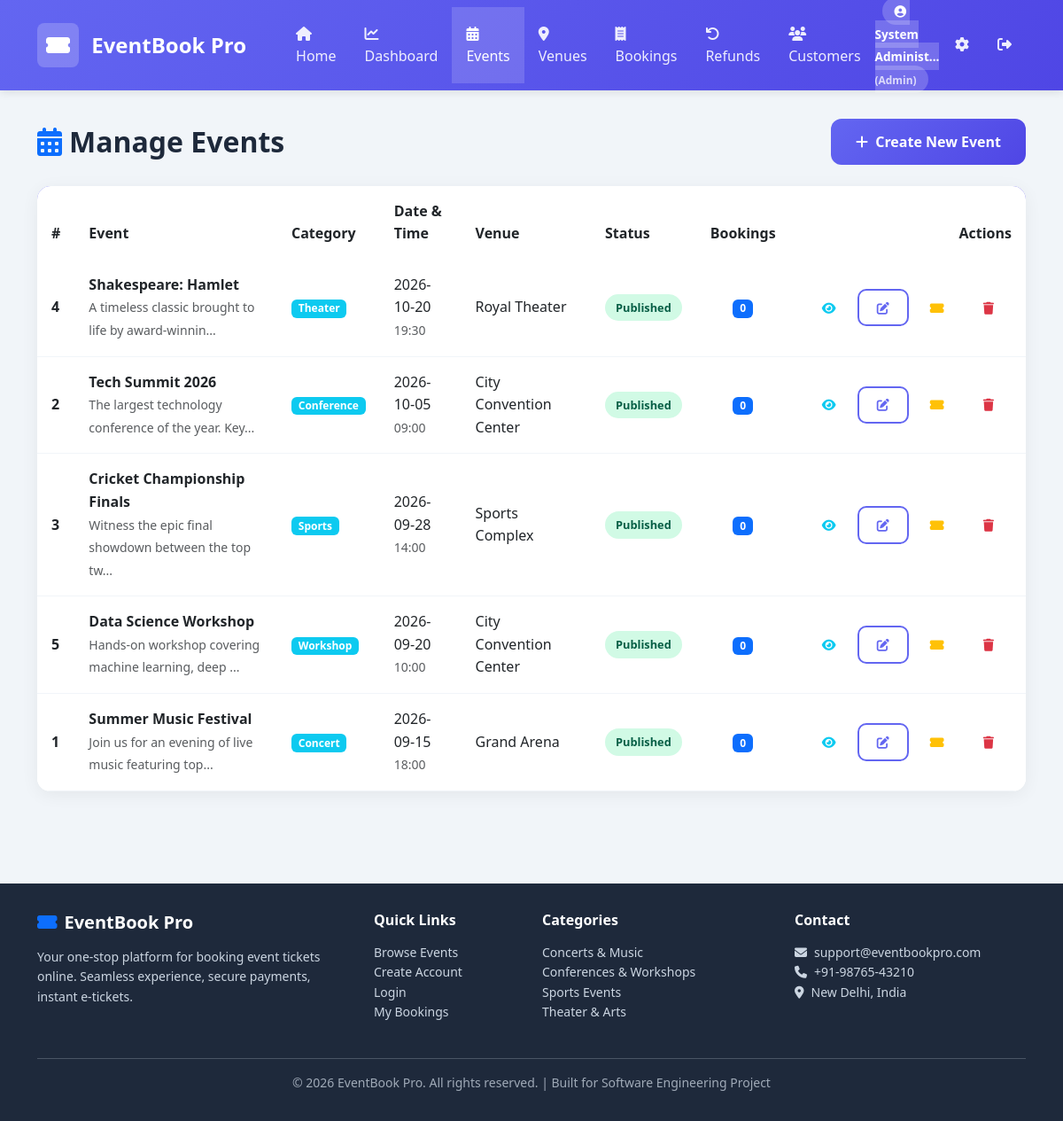
Page /admin/events (signed in) on the committed database.
### tables this page shows
CREATE TABLE CUSTOMER (
    customer_id INTEGER PRIMARY KEY AUTOINCREMENT,
    full_name TEXT NOT NULL,
    email TEXT NOT NULL UNIQUE,
    phone TEXT,
    password_hash TEXT NOT NULL,
    address TEXT DEFAULT '',
    user_role TEXT NOT NULL DEFAULT 'Customer',
    created_at DATETIME DEFAULT CURRENT_TIMESTAMP,
    CONSTRAINT CHK_USER_ROLE CHECK (user_role IN ('Customer','Admin'))
);

CREATE TABLE EVENT (
    event_id INTEGER PRIMARY KEY AUTOINCREMENT,
    event_name TEXT NOT NULL,
    event_date DATE NOT NULL,
    event_time TIME NOT NULL,
    description TEXT DEFAULT '',
    category TEXT NOT NULL DEFAULT 'Other',
    event_status TEXT NOT NULL DEFAULT 'Draft',
    banner_image TEXT DEFAULT '',
    venue_id INTEGER NOT NULL,
    created_at DATETIME DEFAULT CURRENT_TIMESTAMP,
    CONSTRAINT CHK_EVENT_STATUS CHECK (event_status IN ('Draft','Published','Sold Out','Completed','Cancelled')),
    CONSTRAINT CHK_EVENT_CATEGORY CHECK (category IN ('Concert','Conference','Sports','Theater','Workshop','Other')),
    CONSTRAINT FK_EVENT_VENUE FOREIGN KEY (venue_id) REFERENCES VENUE(venue_id) ON DELETE RESTRICT ON UPDATE CASCADE
);

CREATE TABLE VENUE (
    venue_id INTEGER PRIMARY KEY AUTOINCREMENT,
    venue_name TEXT NOT NULL,
    address TEXT NOT NULL,
    total_capacity INTEGER NOT NULL CHECK (total_capacity > 0),
    amenities TEXT DEFAULT '',
    created_at DATETIME DEFAULT CURRENT_TIMESTAMP,
    CONSTRAINT CHK_VENUE_CAPACITY CHECK (total_capacity > 0)
);

### app.py (the view)
@app.route('/admin/events')
@admin_required
def admin_events():
    events = query_db(
        'SELECT e.*, v.venue_name, (SELECT COUNT(*) FROM BOOKING b WHERE b.event_id=e.event_id AND b.booking_status="Confirmed") as bookings_count '
        'FROM EVENT e JOIN VENUE v ON e.venue_id = v.venue_id ORDER BY e.event_date DESC'
    )
    return render_template('admin/events.html', events=events, user=current_user())

### app.py (called while the page is built)
def get_db():
    conn = sqlite3.connect(DB_PATH)
    conn.row_factory = sqlite3.Row
    conn.execute('PRAGMA foreign_keys = ON')
    return conn

def query_db(query, args=(), one=False):
    conn = get_db()
    cur = conn.execute(query, args)
    rv = cur.fetchall()
    conn.commit()
    conn.close()
    return (rv[0] if rv else None) if one else rv

def admin_required(f):
    @wraps(f)
    def decorated(*args, **kwargs):
        if 'user_id' not in session:
            return redirect(url_for('login'))
        if session.get('user_role') != 'Admin':
            flash('Admin access required.', 'danger')
            return redirect(url_for('home'))
        return f(*args, **kwargs)
    return decorated

def current_user():
    if 'user_id' in session:
        return query_db('SELECT * FROM CUSTOMER WHERE customer_id=?', (session['user_id'],), one=True)
    return None

### templates/admin/events.html (shortened to what this page needs)
{% extends 'base.html' %}
{% block content %}
<div class="d-flex justify-content-between align-items-center mb-4">
    <h2 class="mb-0 fw-bold"><i class="fas fa-calendar-alt text-primary me-2"></i>Manage Events</h2>
    <a href="{{ url_for('create_event') }}" class="btn btn-primary btn-lg">
        <i class="fas fa-plus me-1"></i> Create New Event
    </a>
</div>
{% if events %}
<div class="card">
    <div class="card-body p-0">
        <div class="table-responsive">
            <table class="table mb-0">
                <thead>
                    <tr><th>#</th><th>Event</th><th>Category</th><th>Date & Time</th><th>Venue</th><th>Status</th><th>Bookings</th><th class="text-end no-print">Actions</th></tr>
                </thead>
                <tbody>
                    {% for e in events %}
                    <tr>
                        <td><strong>{{ e.event_id }}</strong></td>
                        <td><strong>{{ e.event_name }}</strong><br><small class="text-muted">{{ e.description[:50] }}...</small></td>
                        <td><span class="badge bg-info">{{ e.category }}</span></td>
                        <td>{{ e.event_date }}<br><small class="text-muted">{{ e.event_time[:5] }}</small></td>
                        <td>{{ e.venue_name }}</td>
                        <td><span class="status-badge status-{% if e.event_status == 'Published' %}Confirmed{% elif e.event_status == 'Cancelled' %}Cancelled{% elif e.event_status == 'Sold Out' %}Pending{% else %}Processing{% endif %}">{{ e.event_status }}</span></td>
                        <td class="text-center"><span class="badge bg-primary">{{ e.bookings_count }}</span></td>
                        <td class="text-end no-print" style="white-space:nowrap;">
                            <a href="{{ url_for('event_detail', event_id=e.event_id) }}" class="btn btn-sm btn-outline-info" title="View"><i class="fas fa-eye"></i></a>
                            <a href="{{ url_for('edit_event', event_id=e.event_id) }}" class="btn btn-sm btn-outline-primary" title="Edit"><i class="fas fa-edit"></i></a>
                            <a href="{{ url_for('edit_ticket_types', event_id=e.event_id) }}" class="btn btn-sm btn-outline-warning" title="Tickets"><i class="fas fa-ticket-alt"></i></a>
                            <form method="POST" action="{{ url_for('delete_event', event_id=e.event_id) }}" class="d-inline" onsubmit="return confirm('Delete this event?');">
                                <button class="btn btn-sm btn-outline-danger" title="Delete"><i class="fas fa-trash"></i></button>
                            </form>
                        </td>
                    </tr>
                    {% endfor %}
                </tbody>
            </table>
        </div>
    </div>
</div>
{% endif %}
{% endblock %}

### templates/base.html (shortened to what this page needs)
<!DOCTYPE html>
<html lang="en">
<head>
    <link href="https://cdn.jsdelivr.net/npm/bootstrap@5.3.0/dist/css/bootstrap.min.css" rel="stylesheet">
    <link href="https://cdnjs.cloudflare.com/ajax/libs/font-awesome/6.4.0/css/all.min.css" rel="stylesheet">
    <link rel="stylesheet" href="{{ url_for('static', filename='css/style.css') }}">
</head>
<body>
    <nav class="navbar navbar-expand-lg">
        <div class="container">
            <a class="navbar-brand" href="{{ url_for('home') }}">
                <span class="logo-icon"><i class="fas fa-ticket-alt"></i></span>
                EventBook Pro
            </a>
            <div class="collapse navbar-collapse" id="navbarNav">
                <ul class="navbar-nav me-auto ms-lg-4">
                    <li class="nav-item">
                        <a class="nav-link {{ 'active' if request.endpoint == 'home' }}" href="{{ url_for('home') }}">
                            <i class="fas fa-home me-1"></i> Home
                        </a>
                    </li>
                    {% if user and user['user_role'] == 'Admin' %}
                    <li class="nav-item">
                        <a class="nav-link {{ 'active' if request.endpoint and 'admin' in request.endpoint and 'dashboard' in request.endpoint }}" href="{{ url_for('admin_dashboard') }}">
                            <i class="fas fa-chart-line me-1"></i> Dashboard
                        </a>
                    </li>
                    <li class="nav-item">
                        <a class="nav-link {{ 'active' if request.endpoint and 'events' in request.endpoint and 'admin' in request.endpoint }}" href="{{ url_for('admin_events') }}">
                            <i class="fas fa-calendar-alt me-1"></i> Events
                        </a>
                    </li>
                    <li class="nav-item">
                        <a class="nav-link {{ 'active' if request.endpoint and 'venues' in request.endpoint }}" href="{{ url_for('admin_venues') }}">
                            <i class="fas fa-map-marker-alt me-1"></i> Venues
                        </a>
                    </li>
                    <li class="nav-item">
                        <a class="nav-link {{ 'active' if request.endpoint and 'bookings' in request.endpoint and 'my' not in request.endpoint }}" href="{{ url_for('my_bookings') }}">
                            <i class="fas fa-receipt me-1"></i> Bookings
                        </a>
                    </li>
                    <li class="nav-item">
                        <a class="nav-link {{ 'active' if request.endpoint and 'refunds' in request.endpoint }}" href="{{ url_for('admin_refunds') }}">
                            <i class="fas fa-undo me-1"></i> Refunds
                        </a>
                    </li>
                    <li class="nav-item">
                        <a class="nav-link {{ 'active' if request.endpoint and 'customers' in request.endpoint }}" href="{{ url_for('admin_customers') }}">
                            <i class="fas fa-users me-1"></i> Customers
                        </a>
                    </li>
                    {% endif %}
                </ul>
                <ul class="navbar-nav align-items-center">
                    {% if user %}
                        <li class="nav-item">
                            <span class="user-badge">
                                <i class="fas fa-user-circle me-1"></i>
                                {{ user['full_name'][:15] }}{% if user['full_name']|length > 15 %}...{% endif %}
                                {% if user['user_role'] == 'Admin' %}<small class="opacity-75"> (Admin)</small>{% endif %}
                            </span>
                        </li>
                        <li class="nav-item">
                            <a class="nav-link" href="{{ url_for('profile') }}">
                                <i class="fas fa-cog"></i>
                            </a>
                        </li>
                        <li class="nav-item">
                            <a class="nav-link" href="{{ url_for('logout') }}" title="Logout">
                                <i class="fas fa-sign-out-alt"></i>
                            </a>
                        </li>
                    {% endif %}
                </ul>
            </div>
        </div>
    </nav>
    <main>
        <div class="container">
            {% block content %}{% endblock %}
        </div>
    </main>
    <footer>
        <div class="container">
            <div class="row g-4">
                <div class="col-md-4">
                    <h5 class="footer-title"><i class="fas fa-ticket-alt text-primary me-2"></i>EventBook Pro</h5>
                    <p class="small">Your one-stop platform for booking event tickets online. Seamless experience, secure payments, instant e-tickets.</p>
                </div>
                <div class="col-md-2">
                    <h6 class="footer-title">Quick Links</h6>
                    <ul class="list-unstyled small">
                        <li><a href="{{ url_for('home') }}">Browse Events</a></li>
                        <li><a href="{{ url_for('register') }}">Create Account</a></li>
                        <li><a href="{{ url_for('login') }}">Login</a></li>
                        <li><a href="{{ url_for('my_bookings') }}">My Bookings</a></li>
                    </ul>
                </div>
                <div class="col-md-3">
                    <h6 class="footer-title">Categories</h6>
                    <ul class="list-unstyled small">
                        <li>Concerts & Music</li>
                        <li>Conferences & Workshops</li>
                        <li>Sports Events</li>
                        <li>Theater & Arts</li>
                    </ul>
                </div>
                <div class="col-md-3">
                    <h6 class="footer-title">Contact</h6>
                    <ul class="list-unstyled small">
                        <li><i class="fas fa-envelope me-2"></i>support@eventbookpro.com</li>
                        <li><i class="fas fa-phone me-2"></i>+91-98765-43210</li>
                        <li><i class="fas fa-map-marker-alt me-2"></i>New Delhi, India</li>
                    </ul>
                </div>
            </div>
            <hr class="mt-4 mb-3 opacity-25">
            <div class="text-center small opacity-75">
                <p>&copy; 2026 EventBook Pro. All rights reserved. | Built for Software Engineering Project</p>
            </div>
        </div>
    </footer>
</body>
</html>

### static/css/style.css (style rules this page uses)
:root { --primary: #6366f1; --primary-dark: #4f46e5; --secondary: #ec4899; --success: #10b981; --warning: #f59e0b; --danger: #ef4444; --info: #3b82f6; --dark: #1e293b; --light: #f8fafc; --gray: #64748b; }
* { box-sizing: border-box; margin: 0; padding: 0; }
body { font-family: 'Segoe UI', Tahoma, Geneva, Verdana, sans-serif; background: #f1f5f9; color: var(--dark); line-height: 1.6; min-height: 100vh; display: flex; flex-direction: column; }
a { color: var(--primary); text-decoration: none; }
.navbar { background: linear-gradient(135deg, var(--primary) 0%, var(--primary-dark) 100%); box-shadow: 0 2px 10px rgba(0,0,0,0.1); padding: 0; position: sticky; top: 0; z-index: 100; }
.navbar-brand { color: #fff !important; font-weight: 800; font-size: 1.5rem; padding: 1rem 0; }
.navbar-brand .logo-icon { background: rgba(255,255,255,0.2); padding: 6px 10px; border-radius: 8px; margin-right: 8px; display: inline-block; }
.nav-link { color: rgba(255,255,255,0.9) !important; padding: 1.1rem 1rem !important; font-weight: 500; transition: all 0.2s; }
.nav-link:hover, .nav-link.active { background: rgba(255,255,255,0.15); color: #fff !important; }
.user-badge { background: rgba(255,255,255,0.2); color: #fff; padding: 6px 14px; border-radius: 20px; font-size: 0.85rem; margin: 0 8px; font-weight: 600; }
main { flex: 1; padding: 2rem 0; }
.card { border: none; border-radius: 15px; box-shadow: 0 4px 20px rgba(0,0,0,0.06); transition: all 0.3s ease; overflow: hidden; margin-bottom: 1.5rem; }
.card-body { padding: 1.75rem; }
.btn { border-radius: 10px; padding: 0.55rem 1.25rem; font-weight: 600; border: none; transition: all 0.2s; }
.btn-primary { background: linear-gradient(135deg, var(--primary) 0%, var(--primary-dark) 100%); }
.btn-outline-primary { border: 2px solid var(--primary); color: var(--primary); background: transparent; }
.btn-lg { padding: 0.85rem 1.75rem; font-size: 1rem; border-radius: 12px; }
.table { background: #fff; border-radius: 12px; overflow: hidden; }
.table thead { background: linear-gradient(135deg, var(--primary) 0%, var(--primary-dark) 100%); color: #fff; }
.table th { border: none; padding: 1rem; font-weight: 600; }
.table td { padding: 1rem; vertical-align: middle; border-color: #f1f5f9; }
.status-badge { padding: 5px 12px; border-radius: 20px; font-size: 0.8rem; font-weight: 700; display: inline-block; }
.status-Confirmed { background: #d1fae5; color: #065f46; }
footer { background: var(--dark); color: #cbd5e1; padding: 2rem 0 1rem; margin-top: 3rem; }
footer a { color: #cbd5e1; }
.footer-title { color: #fff; font-weight: 700; margin-bottom: 1rem; }

### rows in the picture
CUSTOMER: full_name "System Administ"
EVENT: event_id "4", event_name "Shakespeare: Hamlet", description "A timeless classic brought to life by award-winnin", category "Theater", event_date "2026-10-20", event_time "19:30", venue_name "Royal Theater", event_status "Published", bookings_count "0"
EVENT: event_id "2", event_name "Tech Summit 2026", description "The largest technology conference of the year. Key", category "Conference", event_date "2026-10-05", event_time "09:00", venue_name "City Convention Center", event_status "Published", bookings_count "0"
EVENT: event_id "3", event_name "Cricket Championship Finals", description "Witness the epic final showdown between the top tw", category "Sports", event_date "2026-09-28", event_time "14:00", venue_name "Sports Complex", event_status "Published", bookings_count "0"
EVENT: event_id "5", event_name "Data Science Workshop", description "Hands-on workshop covering machine learning, deep", category "Workshop", event_date "2026-09-20", event_time "10:00", venue_name "City Convention Center", event_status "Published", bookings_count "0"
EVENT: event_id "1", event_name "Summer Music Festival", description "Join us for an evening of live music featuring top", category "Concert", event_date "2026-09-15", event_time "18:00", venue_name "Grand Arena", event_status "Published", bookings_count "0"
